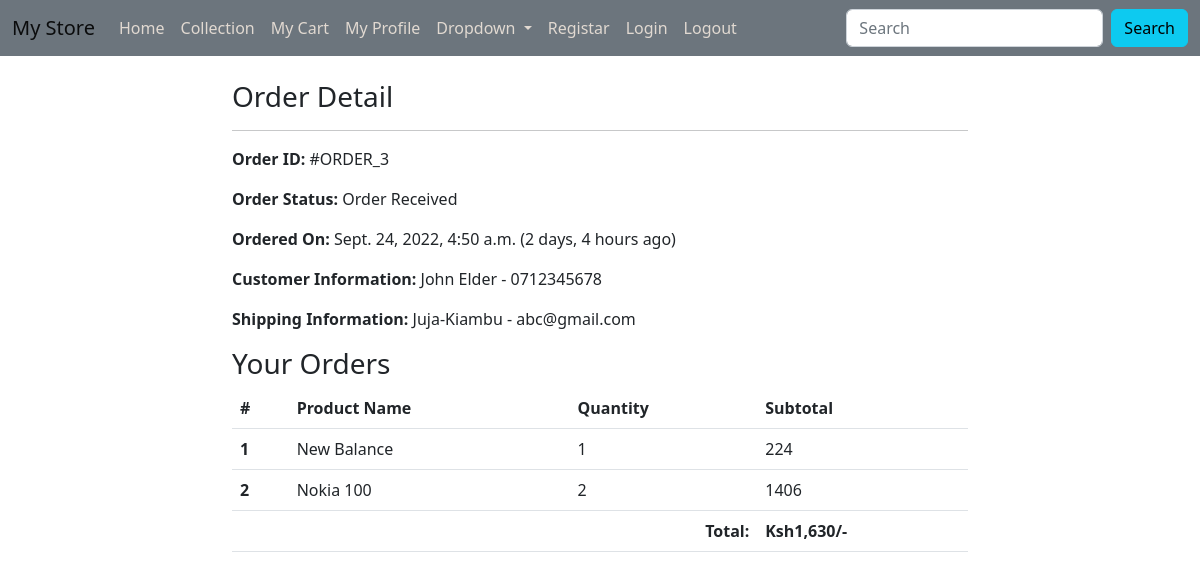
Page /members/orderdetail/3 (signed in) on the committed database.
### myapp/models.py (models this page shows, shortened)
class Order(models.Model):
    cart = models.OneToOneField(Cart, on_delete=models.CASCADE)
    ordered_by = models.CharField(max_length=200)
    shipping_address = models.CharField(max_length=200)
    mobile = models.CharField(max_length=12)
    email = models.EmailField()
    subtotal = models.PositiveIntegerField()
    discount = models.PositiveIntegerField()
    total = models.PositiveIntegerField()
    order_status = models.CharField(max_length=50, choices=ORDER_STATUS)
    created_at = models.DateTimeField(auto_now_add=True)

class CartProduct(models.Model):
    cart = models.ForeignKey(Cart, on_delete=models.CASCADE)
    product = models.ForeignKey(Product, on_delete=models.CASCADE)
    quantity = models.PositiveIntegerField()
    subtotal =models.PositiveIntegerField()

class Product(models.Model):
    name = models.CharField(max_length=200)
    image = models.ImageField(null=True, blank=True, upload_to="images/")
    description = models.TextField()
    category = models.ForeignKey(Category, on_delete=models.CASCADE)
    quantity = models.IntegerField()
    original_price = models.FloatField()
    selling_price = models.FloatField()
    status = models.BooleanField(default=False, help_text="0=default, 1=Hidden")
    trending = models.BooleanField(default=False, help_text="0=default, 1=Trending")
    tag = models.CharField(max_length=200)
    meta_title = models.CharField(max_length=200)
    meta_keywords = models.CharField(max_length=200)
    meta_description = models.TextField()
    created_at = models.DateTimeField(auto_now_add=True)
    def __str__(self):
        return self.name

class Cart(models.Model):
    user = models.ForeignKey(User, on_delete=models.SET_NULL, blank=True, null=True)
    total = models.PositiveIntegerField(default=0)
    created_at = models.DateTimeField(auto_now_add=True)

### members/views.py (the view)
# urls.py: path('orderdetail/<int:pk>', OrderDetailView.as_view(), name='orderdetail'),
class OrderDetailView(DetailView):
    template_name = "orderdetail.html"
    model = Order
    def dispatch(self, request, *args, **kwargs):
        if request.user.is_authenticated and request.user:
            order_id = self.kwargs['pk']
            order_obj = Order.objects.get(id=order_id)
            if request.user != order_obj.cart.user:
                return redirect('profile')
        else:
            return redirect('login?back=/members/profile')
        return super().dispatch(request, *args, **kwargs)

### templates/orderdetail.html (shortened to what this page needs)
{% extends 'base.html' %}
{% load humanize %}
{% block content %}
<br/>
<div class="container">
    <div class="row">
        <div class="col-md-8 mx-auto">
            <h3>Order Detail</h3><hr>
            <p><span class="fw-bold">Order ID:</span> #ORDER_{{order.id}}</p>
            <p><span class="fw-bold">Order Status:</span> {{order.order_status}}</p>
            <p><span class="fw-bold">Ordered On:</span> {{order.created_at}} ({{order.created_at|timesince}} ago)</p>
            <p><span class="fw-bold">Customer Information:</span> {{order.ordered_by}} - {{order.mobile}}</p>
            <p><span class="fw-bold">Shipping Information:</span> {{order.shipping_address}} - {{order.email}}</p>
            <h3>Your Orders</h3>
            <table class="table">
                <thead>
                  <tr>
                    <th scope="col">#</th>
                    <th scope="col">Product Name</th>
                    <th scope="col">Quantity</th>
                    <th scope="col">Subtotal</th>
                  </tr>
                </thead>
                <tbody>
                 {% for product in order.cart.cartproduct_set.all %}
                  <tr>
                    <th scope="row">{{forloop.counter}}</th>
                    <td>{{product.product}}</td>
                    <td>{{product.quantity}}</td>
                    <td>{{product.subtotal}}</td>
                  </tr>
                  {% endfor %}
                  <tr>
                    <th colspan="3" class="text-end">Total: </th>
                    <th>Ksh{{order.cart.total|intcomma}}/-</th>
                </tbody>
            </table>
        </div>
    </div>
</div>
{% endblock content %}

### rows in the picture
Order: id "3", order_status "Order Received", created_at "Sept. 24, 2022, 4:50 a.m.", created_at "2 days, 4 hours", ordered_by "John Elder", mobile "0712345678", shipping_address "Juja-Kiambu", email "abc@gmail.com", cart.total "1,630"
CartProduct: product "New Balance", quantity "1", subtotal "224"
CartProduct: product "Nokia 100", quantity "2", subtotal "1406"
